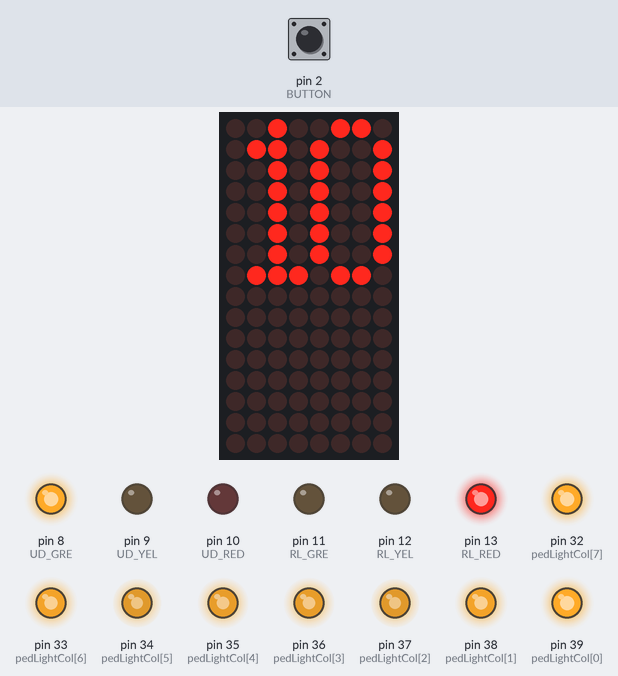
Simulated run of this sketch. Board: Arduino Mega 2560, built with avr-gcc and run on an emulated ATmega2560. Shown: 8×16 LED matrix, output pins drawn as LEDs (lit = HIGH). Wiring (inferred from the names in the program): LED matrix (orientation assumed): rows pin 29, pin 28, pin 27, pin 26, pin 25, pin 24, pin 23, pin 22, pin 49, pin 48, pin 47, pin 46, pin 45, pin 44, pin 43, pin 42; columns pin 21, pin 20, pin 19, pin 18, pin 17, pin 16, pin 15, pin 14. Inputs (shaded band) come from the test bench; at power-on: pin 2 (BUTTON) HIGH. Pins used as bus, display or sensor lines are not drawn.

Above: at 1.2 s.
1.3 s: pin 2 (BUTTON) pulled LOW for 0.15 s
At 16.95 s:
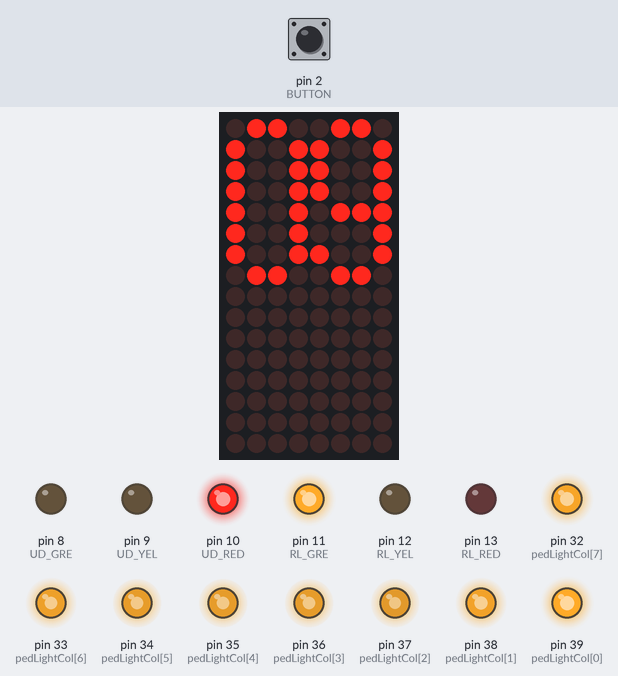
At 17.71 s:
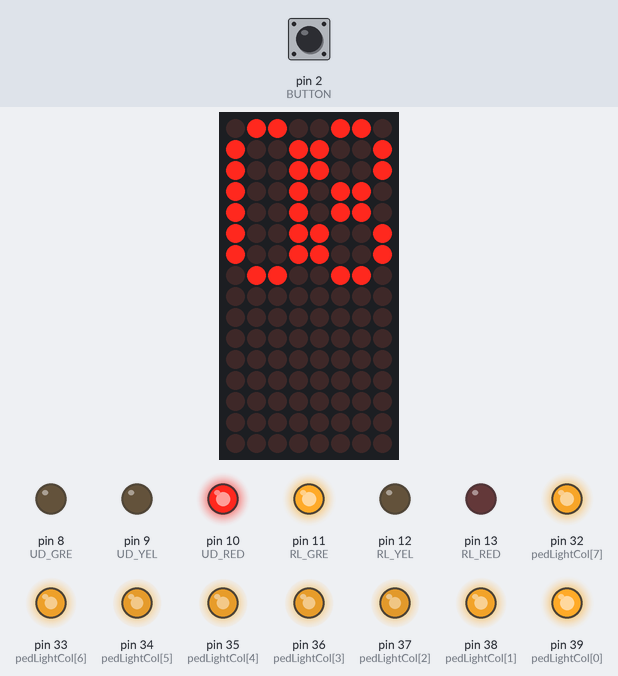
Timing chart, 0 to 18.1 s (numbered marks = the images above; inputs shaded):
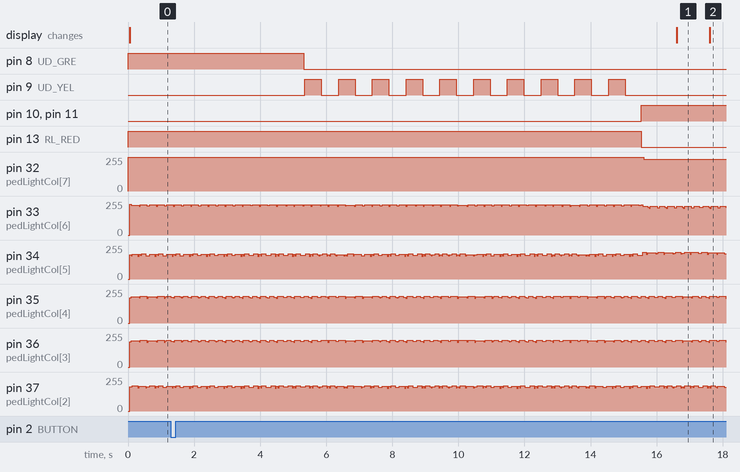

The sketch:

PBL2_2016136054.ino
```cpp
/*
  - 좌회전, 우회전 신호를 생략한 사거리 신호등
    보행자 버튼은 현재 초록불인 신호등을 빨간불로
    현재 빨간불인 신호들을 초록불로
*/
// 위쪽, 아래쪽 신호등
#define UD_RED 10
#define UD_YEL 9
#define UD_GRE 8
// 오른쪽, 왼쪽 신호등
#define RL_RED 13
#define RL_YEL 12
#define RL_GRE 11
// 보행자 버튼
#define BUTTON 2

int spareTimeNum[10][8][8] = {
  {
    // 0
    { 0, 1, 1, 0 },
    { 1, 0, 0, 1 },
    { 1, 0, 0, 1 },
    { 1, 0, 0, 1 },
    { 1, 0, 0, 1 },
    { 1, 0, 0, 1 },
    { 1, 0, 0, 1 },
    { 0, 1, 1, 0 }
  },
  {
    // 1
    { 0, 0, 1, 0 },
    { 0, 1, 1, 0 },
    { 0, 0, 1, 0 },
    { 0, 0, 1, 0 },
    { 0, 0, 1, 0 },
    { 0, 0, 1, 0 },
    { 0, 0, 1, 0 },
    { 0, 1, 1, 1 }
  },
  {
    // 2
    { 0, 1, 1, 0 },
    { 1, 0, 0, 1 },
    { 0, 0, 0, 1 },
    { 0, 0, 0, 1 },
    { 0, 1, 1, 0 },
    { 1, 0, 0, 0 },
    { 1, 0, 0, 0 },
    { 1, 1, 1, 1 }
  },
  {
    // 3
    { 0, 1, 1, 0 },
    { 1, 0, 0, 1 },
    { 0, 0, 0, 1 },
    { 0, 1, 1, 0 },
    { 0, 1, 1, 0 },
    { 0, 0, 0, 1 },
    { 1, 0, 0, 1 },
    { 0, 1, 1, 0 }
  },
  {
    // 4
    { 1, 0, 1, 0 },
    { 1, 0, 1, 0 },
    { 1, 0, 1, 0 },
    { 1, 0, 1, 0 },
    { 1, 0, 1, 0 },
    { 1, 1, 1, 1 },
    { 0, 0, 1, 0 },
    { 0, 0, 1, 0 }
  },
  {
    // 5
    { 1, 1, 1, 1 },
    { 1, 0, 0, 0 },
    { 1, 0, 0, 0 },
    { 1, 1, 1, 0 },
    { 0, 0, 0, 1 },
    { 0, 0, 0, 1 },
    { 1, 0, 0, 1 },
    { 0, 1, 1, 0 }
  },
  {
    // 6
    { 0, 1, 1, 0 },
    { 1, 0, 0, 1 },
    { 1, 0, 0, 0 },
    { 1, 1, 1, 0 },
    { 1, 0, 0, 1 },
    { 1, 0, 0, 1 },
    { 1, 0, 0, 1 },
    { 0, 1, 1, 0 }
  },
  {
    // 7
    { 1, 1, 1, 1 },
    { 1, 0, 0, 1 },
    { 1, 0, 0, 1 },
    { 1, 0, 0, 1 },
    { 0, 0, 0, 1 },
    { 0, 0, 0, 1 },
    { 0, 0, 0, 1 },
    { 0, 0, 0, 1 }
  },
  {
    // 8
    { 0, 1, 1, 0 },
    { 1, 0, 0, 1 },
    { 1, 0, 0, 1 },
    { 0, 1, 1, 0 },
    { 0, 1, 1, 0 },
    { 1, 0, 0, 1 },
    { 1, 0, 0, 1 },
    { 0, 1, 1, 0 }
  },
  {
    // 9
    { 0, 1, 1, 0 },
    { 1, 0, 0, 1 },
    { 1, 0, 0, 1 },
    { 1, 0, 0, 1 },
    { 0, 1, 1, 1 },
    { 0, 0, 0, 1 },
    { 1, 0, 0, 1 },
    { 0, 1, 1, 0 }
  }
};

int pedLightSign[2][8][8] = {
  {
    // 정지
    { 0, 0, 0, 1, 1, 0, 0, 0 },
    { 0, 0, 1, 0, 0, 1, 0, 0 },
    { 0, 0, 1, 0, 0, 1, 0, 0 },
    { 0, 0, 1, 1, 1, 1, 0, 0 },
    { 0, 1, 0, 1, 1, 0, 1, 0 },
    { 0, 1, 0, 1, 1, 0, 1, 0 },
    { 0, 0, 1, 0, 0, 1, 0, 0 },
    { 0, 0, 1, 0, 0, 1, 0, 0 }
  },
  {
    // 보행
    { 0, 0, 0, 1, 1, 0, 0, 0 },
    { 0, 0, 1, 0, 0, 1, 0, 0 },
    { 0, 0, 1, 0, 0, 1, 0, 0 },
    { 0, 0, 1, 1, 1, 1, 0, 1 },
    { 0, 1, 0, 1, 1, 0, 1, 0 },
    { 0, 1, 0, 1, 1, 0, 0, 0 },
    { 0, 0, 1, 0, 0, 1, 1, 0 },
    { 0, 0, 1, 0, 0, 0, 1, 0 }
  }
};

int spareTimeCol[] = { 21, 20, 19, 18, 17, 16, 15, 14 };
int spareTimeRow[] = { 29, 28, 27, 26, 25, 24, 23, 22 };

int pedLightCol[]  = { 39, 38, 37, 36, 35, 34, 33, 32 };
int pedLightRow[]  = { 49, 48, 47, 46, 45, 44, 43, 42 };

#define interval 10000   // 시간 간격 기본값(10초)

unsigned long prevT = 0;
volatile bool button = true;
void butState() {   button = false;    }

void setup() {
  // 상하 신호등 출력 핀모드 설정
  pinMode(UD_RED, OUTPUT);
  pinMode(UD_YEL, OUTPUT);
  pinMode(UD_GRE, OUTPUT);
  // 좌우 신호등 출력 핀모드 설정
  pinMode(RL_RED, OUTPUT);
  pinMode(RL_YEL, OUTPUT);
  pinMode(RL_GRE, OUTPUT);
  // 보행자 Dot-Matrix 신호등 출력 핀모드 설정
  for(int i = 0; i < 8; i++ )
  {
    pinMode(spareTimeCol[i], OUTPUT);
    pinMode(spareTimeRow[i], OUTPUT);
    pinMode(pedLightCol[i], OUTPUT);
    pinMode(pedLightRow[i], OUTPUT);
  }
  // 보행자 버튼 핀모드 설정(풀업저항)
  pinMode(BUTTON, INPUT_PULLUP);
  attachInterrupt(0, butState, FALLING);
}

void loop() {

  UD_GreOn();                    // 위쪽, 아래쪽 신호 변경

  unsigned long startTime, endTime;
  startTime = endTime = millis();
  while (endTime - startTime < interval) { // 10초 동안
    SpareTimeNumM(interval / 1000);        // 10
    PedLightSignM(0);           // 보행자 신호 빨간불
    if (button == false) {      //스위치가 눌렸으면
      button = true;
      unsigned int pedSignStart, pedSignEnd;
      for (int num = 3; num >= 0; num--) {  // 3초 대기
        pedSignStart = pedSignEnd = millis();
        while (pedSignEnd - pedSignStart < 1000 ) { //
          SpareTimeNumM(interval / 1000);
          PedLightSignM(0);
          pedSignEnd = millis();
        }
      }
      UD_Blink();
      LR_GreOn();
      for (int num = (interval / 1000); num >= 0; num--) {
        pedSignStart = pedSignEnd = millis();
        while (pedSignEnd - pedSignStart < 1000) {
          if(button == false){  // 버튼이 또 눌리면
            button = true;
            num = (interval / 1000);
          }
          SpareTimeNumM(num);
          PedLightSignM(1);
          pedSignEnd = millis();
        }
      }
      LR_Blink();
      UD_GreOn();
      startTime = millis(); //차량 신호의 길이를 0초부터 다시 시작
   }
    endTime = millis();
  }
  UD_Blink();
  LR_GreOn();

  for (int num = (interval / 1000); num >= 0; num--) {
    unsigned long startTime, endTime;
    startTime = endTime = millis();
    while (endTime - startTime < 1000) {
      SpareTimeNumM(num);
      PedLightSignM(1);
      if(button == false){
        button = true;
        num = (interval / 1000);
      }
      endTime = millis();
    }
  }
  LR_Blink();
}
// --------------------------------------------------------함수

void ClearSpareT(){ // 숫자 도트매트릭스 끄기
    for(int i = 0; i < 8; i++){
        digitalWrite( spareTimeCol[i], HIGH);
        digitalWrite( spareTimeRow[i], LOW);
      }
  }

void ClearPedL(){ // 보행자 그림 도트매트릭스 끄기
  for(int i = 0; i < 8; i++){
        digitalWrite( pedLightCol[i], HIGH);
        digitalWrite( pedLightRow[i], LOW);
      }
 }

void PedLightSignM(int on1){
    for(int r = 0; r < 8; r++){
        ClearPedL();
        digitalWrite(pedLightRow[r], HIGH);
        for(int c = 0; c < 8; ++c){
            if(pedLightSign[on1][r][c])
              digitalWrite(pedLightCol[c], LOW);
          }
          delay(1);
          ClearPedL();
      }
  }
void SpareTimeNumM(int num){
     for(int r = 0; r < 8; r++){
         ClearSpareT();
         digitalWrite(spareTimeRow[r], HIGH);
         for(int c = 0; c < 4; c++){
             if(spareTimeNum[num / 10][r][c])
               digitalWrite(spareTimeCol[c], LOW);
          }
         for (int c = 0; c < 4; ++c){
             if (spareTimeNum[num % 10][r][c])
               digitalWrite(spareTimeCol[c + 4], LOW);
          }
          delay(1);
          ClearSpareT();
       }
 }

void UD_GreOn(){
  digitalWrite(UD_GRE, HIGH); digitalWrite(UD_RED, LOW);   // 위쪽, 아래쪽 초록불 on, 빨간불 off
  digitalWrite(RL_RED, HIGH); digitalWrite(RL_GRE, LOW);   // 왼쪽, 오른쪽 빨간불 on, 초록불 off
}

void LR_GreOn() {
  digitalWrite(RL_GRE, HIGH); digitalWrite(RL_RED, LOW);   // 왼쪽, 오른쪽 초록불 on, 빨간불 off
  digitalWrite(UD_RED, HIGH); digitalWrite(UD_GRE, LOW);   // 위쪽, 아래쪽 빨간불 on, 초록불 off
}

void UD_Blink() {
  digitalWrite(UD_GRE, LOW);                            // 위쪽, 아래쪽 초록불 off

  unsigned long UD_startTime, UD_endTime;
  UD_startTime = UD_endTime = millis();
  while (UD_endTime - UD_startTime <= interval) {
    SpareTimeNumM(interval / 1000);
    PedLightSignM(0);

    unsigned long UD_blinkStart, UD_blinkEnd;
    UD_blinkStart = UD_blinkEnd = millis();
    while (UD_blinkEnd - UD_blinkStart < 500) {
      SpareTimeNumM(interval / 1000);
      PedLightSignM(0);
      digitalWrite(UD_YEL, HIGH);
      UD_blinkEnd = millis();
    }
    UD_blinkStart = UD_blinkEnd = millis();
    while (UD_blinkEnd - UD_blinkStart < 500) {
      SpareTimeNumM(interval / 1000);
      PedLightSignM(0);
      digitalWrite(UD_YEL, LOW);
      UD_blinkEnd = millis();
    }
   UD_endTime = millis();
  }
}


void LR_Blink() {
  digitalWrite(RL_GRE, LOW);                             // 왼쪽, 오른쪽 초록불 off

  unsigned long LR_startTime, LR_endTime;
  LR_startTime = LR_endTime = millis();
  while (LR_endTime - LR_startTime <= interval) {
    SpareTimeNumM(interval / 1000);
    PedLightSignM(0);

    unsigned long LR_blinkStart, LR_blinkEnd;
    LR_blinkStart = LR_blinkEnd = millis();
    while (LR_blinkEnd - LR_blinkStart < 500) {
       SpareTimeNumM(interval / 1000);
       PedLightSignM(0);
      digitalWrite(RL_YEL, HIGH);
      LR_blinkEnd = millis();
    }
    LR_blinkStart = LR_blinkEnd = millis();
    while (LR_blinkEnd - LR_blinkStart < 500) {
      SpareTimeNumM(interval / 1000);
      PedLightSignM(0);
      digitalWrite(RL_YEL, LOW);
      LR_blinkEnd = millis();
    }
    LR_endTime = millis();
  }
}
```

Measured:
- after the input at 1.3 s, pin 8 (UD_GRE): HIGH → LOW after 4.0 s instead of 8.7 s; pin 10 (UD_RED), pin 11 (RL_GRE): LOW → HIGH after 14.2 s; pin 13 (RL_RED): HIGH → LOW after 14.2 s; pin 32 (pedLightCol[7]): 255/255 → 238/255 after 14.3 s; the display: changes after 15.3 s (image 1)
